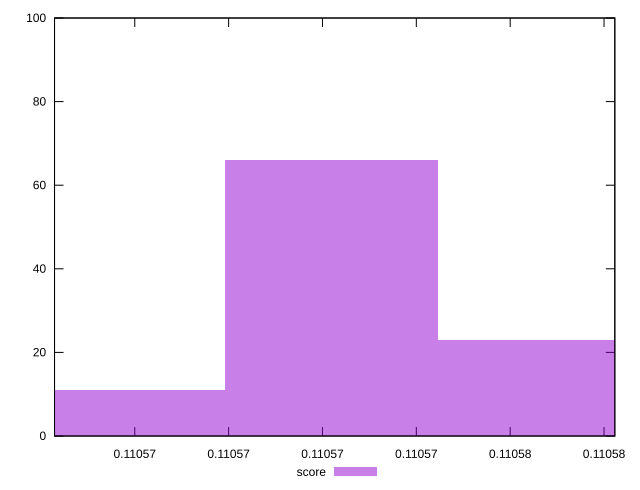

Here is the gnuplot script that generated this plot:
reset

$score <<EOF
0.11057218843436123 66
0.11057672156770143 23
0.11056765530102101 11
EOF

set key outside below
set boxwidth 0.000004533133340208315
set xrange [0.11056629013412189:0.11057822996601496]
set yrange [0:100]
set trange [0:100]
set style fill transparent solid 0.5 noborder
set terminal svg size 640, 490 enhanced background rgb 'white'
set output "report_00008_2021-01-22T20:58:29.167/uses-long-cache-ttl/samples/pages+cached+nointeractive/score/histogram.svg"

plot $score title "score" with boxes

reset
